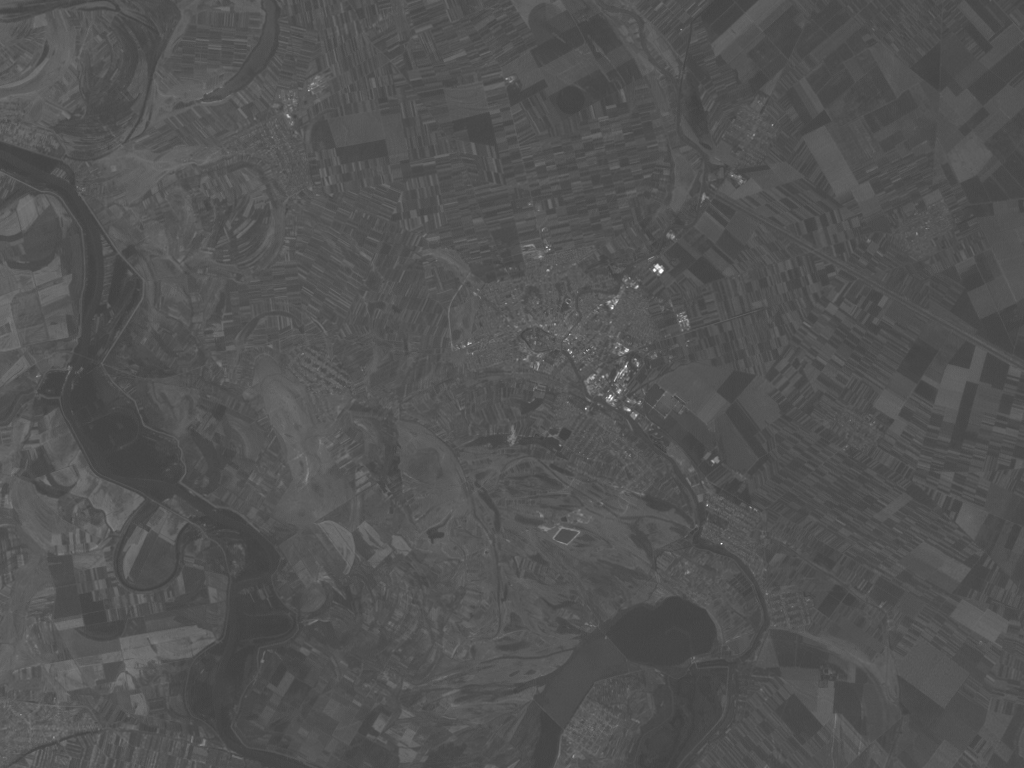
%> input picture ACP/i1.tif, 1024 x 768 px; the run also reads 2 pictures not shown here
$ octave Ex4_2.m   (GNU Octave 9; MATLAB toolbox functions it lacks are replaced by stand-ins)
%> lines starting %> are read from the running program, lines starting %| are printed output that depends on the picture
clear variables
close all
clc

%% Partie II
I1 = im2double(imread('i1.tif'));
%> I1: size 768x1024 double; min 0.247, max 1, mean 0.325
I2 = im2double(imread('i2.tif'));
%> I2: size 768x1024 double; min 0.161, max 1, mean 0.271
I3 = im2double(imread('i3.tif'));
%> I3: size 768x1024 double; min 0.118, max 1, mean 0.272
I4 = im2double(imread('i4.tif'));
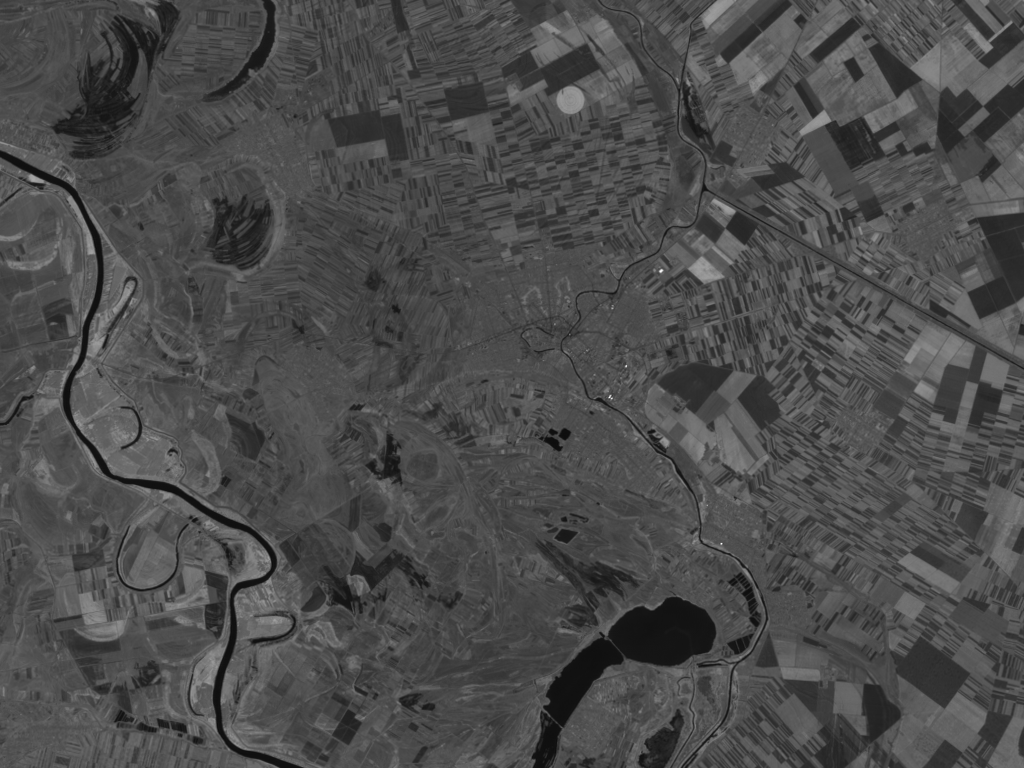
%> input picture ACP/i4.tif, 1024 x 768 px
%> I4: size 768x1024 double; min 0.0471, max 0.992, mean 0.297
I5 = im2double(imread('i5.tif'));
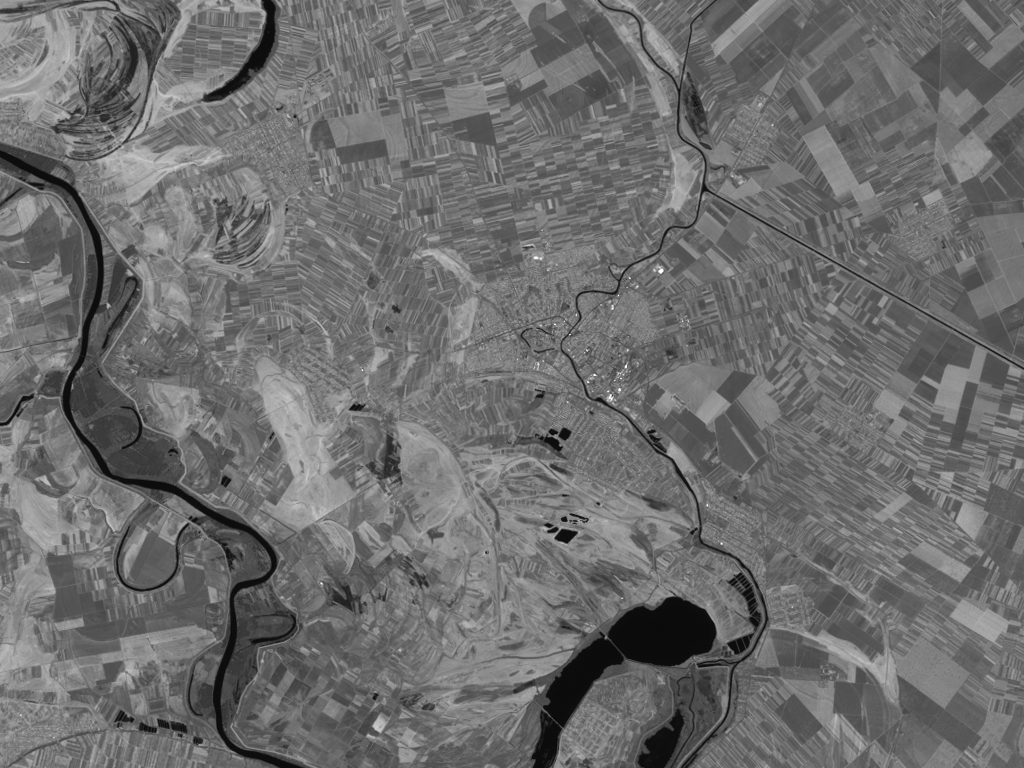
%> input picture ACP/i5.tif, 1024 x 768 px
%> I5: size 768x1024 double; min 0.0157, max 1, mean 0.428
I6 = im2double(imread('i6.tif'));
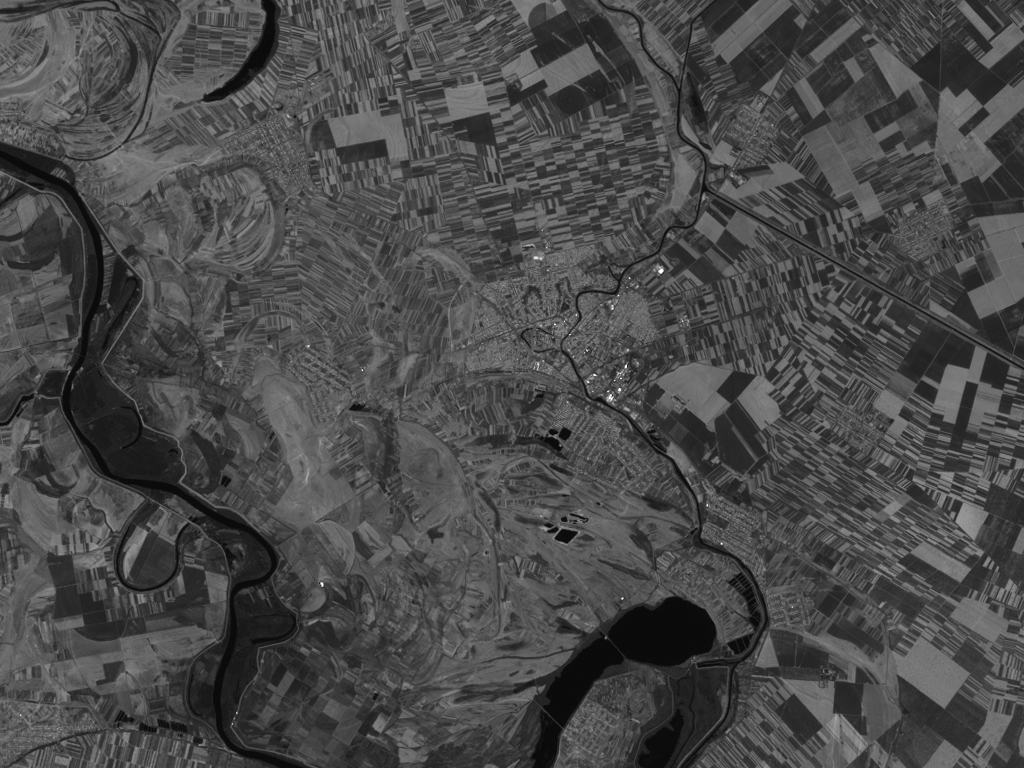
%> input picture ACP/i6.tif, 1024 x 768 px
%> I6: size 768x1024 double; min 0.0157, max 1, mean 0.288
figure(1)
subplot(2,3,1);imshow(I1);title('I1')
subplot(2,3,2);imshow(I2);title('I2')
subplot(2,3,3);imshow(I3);title('I3')
subplot(2,3,4);imshow(I4);title('I4')
subplot(2,3,5);imshow(I5);title('I5')
subplot(2,3,6);imshow(I6);title('I6')

[H,W] = size(I1);
%> H = 768; W = 1024
Y = [ I1(:), I2(:), I3(:), I4(:), I5(:), I6(:)];
[n,m] = size(Y);
%> n = 786432; m = 6
X = Y - mean(Y);
M = 1/n * (X') * X;
%> M = [0.00107 0.0012 0.00225 -0.000583 0.0028 0.00269; 0.0012 0.00152 0.00263 -0.000117 0.00335 0.00289; 0.00225 0.00263 0.00513 -0.00139 0.00669 0.0063; -0.000583 -0.000117 -0.00139 0.00605 0.000184 -0.00267; 0.0028 0.00335 0.00669 0.000184 0.0124 0.0102; 0.00269 0.00289 0.0063 -0.00267 0.0102 0.0106]
%diagonalisation
[V,D] = eig(M);
%> V = [0.171 0.0244 0.351 -0.118 0.678 -0.611; 0.195 -0.0609 0.495 -0.0937 -0.716 -0.439; 0.399 0.0538 0.637 0.0248 0.149 0.64; -0.0989 -0.922 0.0395 -0.354 0.0649 0.0984; 0.638 -0.333 -0.279 0.625 -0.00114 -0.116; 0.597 0.18 -0.383 -0.679 -0.0486 0.0317]; D = [0.0278 0 0 0 0 0; 0 0.00672 0 0 0 0; 0 0 0.00161 0 0 0; 0 0 0 0.000467 0 0; 0 0 0 0 4.3e-05 0; 0 0 0 0 0 6.29e-05]
[lambda,indices] = sort(diag(D),'descend');
%> lambda = [0.0278; 0.00672; 0.00161; 0.000467; 6.29e-05; 4.3e-05]; indices = [1; 2; 3; 4; 6; 5]
P = V(:,indices);
%> P = [0.171 0.0244 0.351 -0.118 -0.611 0.678; 0.195 -0.0609 0.495 -0.0937 -0.439 -0.716; 0.399 0.0538 0.637 0.0248 0.64 0.149; -0.0989 -0.922 0.0395 -0.354 0.0984 0.0649; 0.638 -0.333 -0.279 0.625 -0.116 -0.00114; 0.597 0.18 -0.383 -0.679 0.0317 -0.0486]
tau = lambda/sum(lambda);
%> tau = [0.758; 0.183; 0.0438; 0.0127; 0.00171; 0.00117]
Xstar = X*P;
%reconstruction
Irec = reshape(Xstar(:,1),[H,W]);
% normalisation
Irec = (Irec - min(min(Irec)))/(max(max(Irec)) - min(min(Irec)));


tau_cumul = zeros(size(tau));
for k = 1:length(tau_cumul)
    tau_cumul(k) = sum(tau(1:k));
end
%> after the loop, tau_cumul = [0.758; 0.941; 0.984; 0.997; 0.999; 1]

figure(2);
subplot(1,2,1)
plot(lambda,'-*');
grid on;
subplot(1,2,2)
plot(tau_cumul,'-*');
grid on;
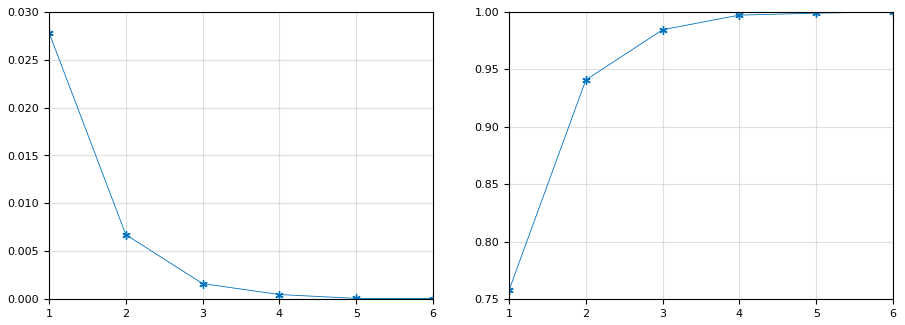
%> figure redrawn from the program's plot data, 2 panels


figure(3);
imshow(Irec);
title('image reconstruite')

%reconstruction
Irec = reshape(Xstar(:,2),[H,W]);
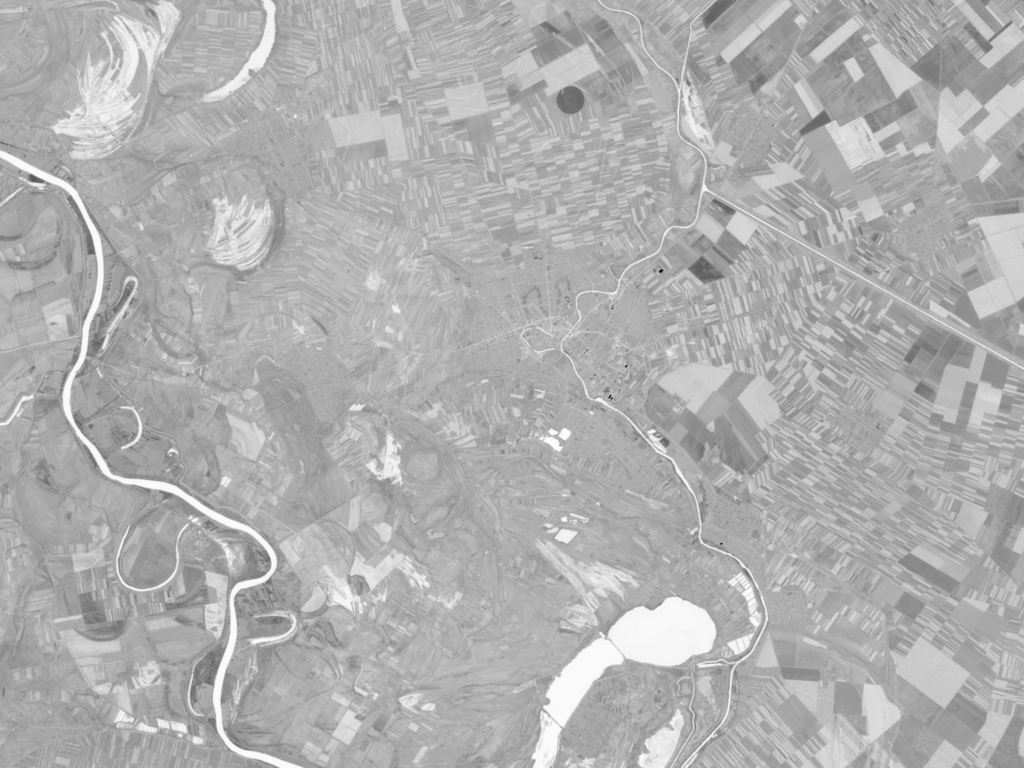
%> Irec: size 768x1024 double; min -0.691, max 0.313, mean 1.98e-13; drawn with min black and max white
Irec = (Irec - min(min(Irec)))/(max(max(Irec)) - min(min(Irec)));
figure(4);
imshow(Irec);
title('image reconstruite 2e axe factoriel')

Irec = reshape(Xstar(:,3),[H,W]);
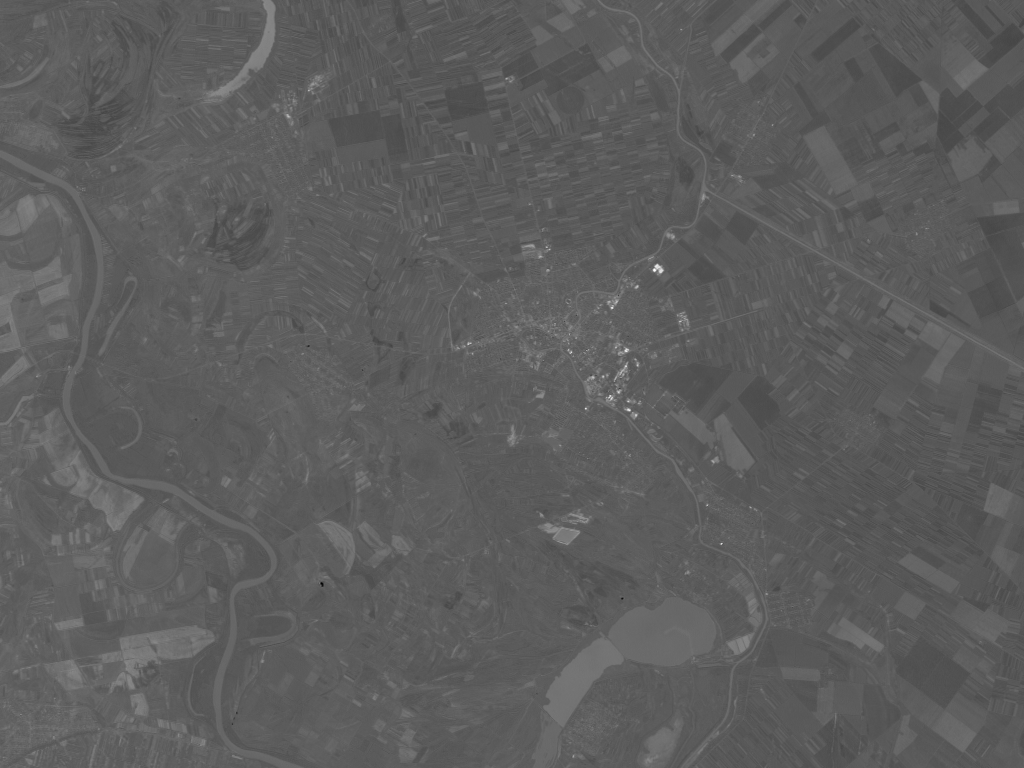
%> Irec: size 768x1024 double; min -0.482, max 0.837, mean -1.65e-14; drawn with min black and max white
Irec = (Irec - min(min(Irec)))/(max(max(Irec)) - min(min(Irec)));
figure(5);
imshow(Irec);
title('image reconstruite 3e axe factoriel')
